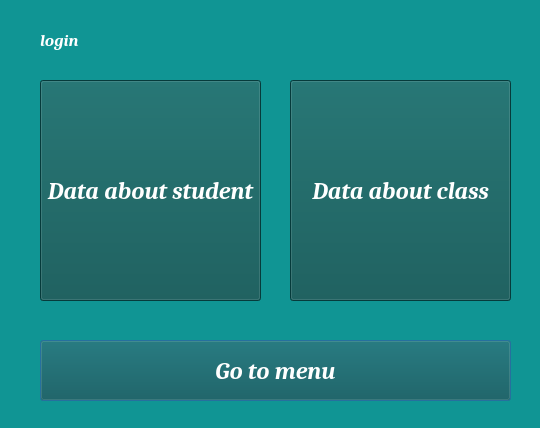
<?xml version="1.0" encoding="UTF-8"?>
<ui version="4.0">
 <class>get_data</class>
 <widget class="QDialog" name="get_data">
  <property name="geometry">
   <rect>
    <x>0</x>
    <y>0</y>
    <width>540</width>
    <height>428</height>
   </rect>
  </property>
  <property name="windowTitle">
   <string>Diary menu</string>
  </property>
  <property name="styleSheet">
   <string notr="true">
color: rgb(255, 255, 255);
background-color: rgb(16, 149, 148);

</string>
  </property>
  <widget class="QLabel" name="label">
   <property name="geometry">
    <rect>
     <x>40</x>
     <y>20</y>
     <width>471</width>
     <height>41</height>
    </rect>
   </property>
   <property name="font">
    <font>
     <family>Cambria</family>
     <pointsize>13</pointsize>
     <italic>true</italic>
     <bold>true</bold>
    </font>
   </property>
   <property name="styleSheet">
    <string notr="true">color: rgb(255, 255, 255);</string>
   </property>
   <property name="text">
    <string>login</string>
   </property>
  </widget>
  <widget class="QPushButton" name="get_back_button">
   <property name="geometry">
    <rect>
     <x>40</x>
     <y>340</y>
     <width>471</width>
     <height>61</height>
    </rect>
   </property>
   <property name="font">
    <font>
     <family>Cambria</family>
     <pointsize>18</pointsize>
     <italic>true</italic>
     <bold>true</bold>
    </font>
   </property>
   <property name="cursor">
    <cursorShape>OpenHandCursor</cursorShape>
   </property>
   <property name="styleSheet">
    <string notr="true">background-color: rgb(29, 35, 35);
background-color: rgb(9, 83, 82);
color: rgb(255, 255, 255);</string>
   </property>
   <property name="text">
    <string>Go to menu</string>
   </property>
  </widget>
  <widget class="QPushButton" name="classes_info_button">
   <property name="geometry">
    <rect>
     <x>290</x>
     <y>80</y>
     <width>221</width>
     <height>221</height>
    </rect>
   </property>
   <property name="font">
    <font>
     <family>Cambria</family>
     <pointsize>18</pointsize>
     <italic>true</italic>
     <bold>true</bold>
    </font>
   </property>
   <property name="cursor">
    <cursorShape>OpenHandCursor</cursorShape>
   </property>
   <property name="styleSheet">
    <string notr="true">background-color: rgb(29, 35, 35);
background-color: rgb(9, 83, 82);
color: rgb(255, 255, 255);</string>
   </property>
   <property name="text">
    <string>Data about class</string>
   </property>
  </widget>
  <widget class="QPushButton" name="students_info_button">
   <property name="geometry">
    <rect>
     <x>40</x>
     <y>80</y>
     <width>221</width>
     <height>221</height>
    </rect>
   </property>
   <property name="font">
    <font>
     <family>Cambria</family>
     <pointsize>18</pointsize>
     <italic>true</italic>
     <bold>true</bold>
    </font>
   </property>
   <property name="cursor">
    <cursorShape>OpenHandCursor</cursorShape>
   </property>
   <property name="styleSheet">
    <string notr="true">background-color: rgb(29, 35, 35);
background-color: rgb(9, 83, 82);
color: rgb(255, 255, 255);</string>
   </property>
   <property name="text">
    <string>Data about student</string>
   </property>
  </widget>
 </widget>
 <tabstops>
  <tabstop>students_info_button</tabstop>
  <tabstop>classes_info_button</tabstop>
  <tabstop>get_back_button</tabstop>
 </tabstops>
 <resources/>
 <connections/>
</ui>
